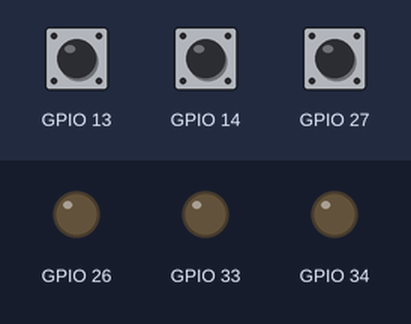
Bench run of a sketch on a simulated ESP32. On the bench: output pins drawn as LEDs (lit = HIGH). The inputs (shaded band) are chosen by the test bench; at power-on: GPIO 13 HIGH, GPIO 14 HIGH, GPIO 27 HIGH. What the sketch prints to the serial monitor is not drawn.

Above: at 1.2 s.
1.3 s: GPIO 13 pulled LOW for 0.15 s
At 1.37 s:
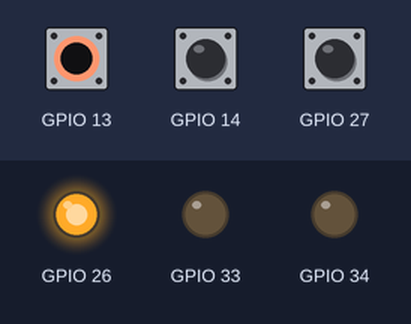
2.9 s: GPIO 14 pulled LOW for 0.15 s
At 4.1 s:
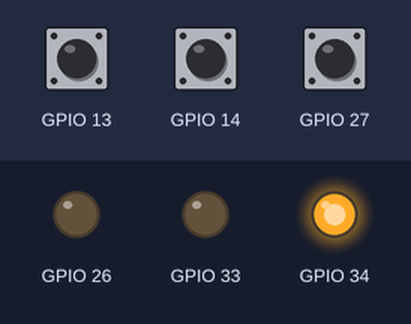
4.5 s: GPIO 27 pulled LOW for 0.15 s
At 4.57 s:
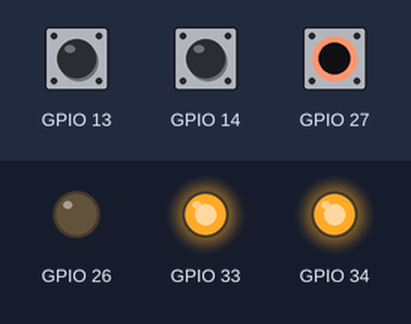
6.1 s: GPIO 13 pulled LOW for 1 s
At 6.5 s:
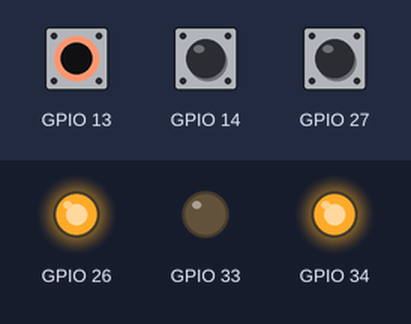
8.6 s: GPIO 13 pulled LOW for 3.2 s
At 13.0 s:
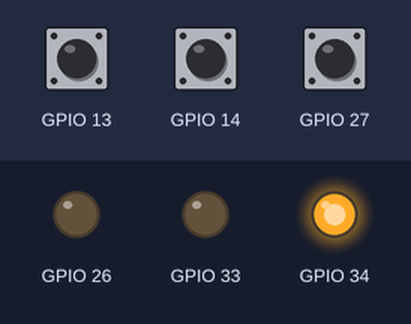
13.3 s: GPIO 27 pulled LOW for 3.2 s
At 14.2 s:
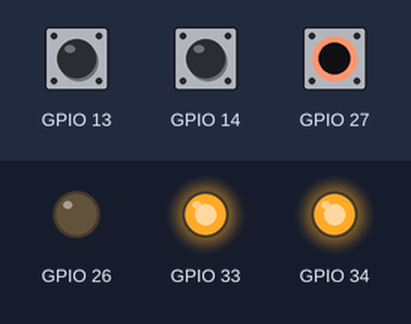
Timing chart, 0 to 18.0 s (numbered marks = the images above; inputs shaded):
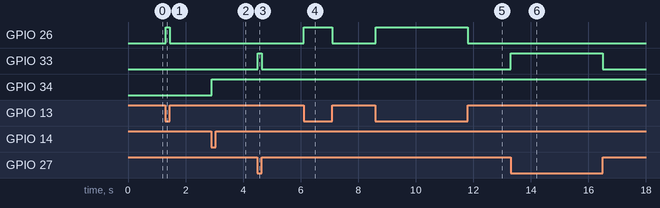

Measured:
- after the input at 1.3 s, GPIO 26: LOW → HIGH at once, → LOW 0.15 s later
- after the input at 2.9 s, GPIO 34: LOW → HIGH at once
- after the input at 4.5 s, GPIO 33: LOW → HIGH at once, → LOW 0.15 s later
- after the input at 6.1 s, GPIO 26: LOW → HIGH at once, → LOW 1.0 s later
- after the input at 8.6 s, GPIO 26: LOW → HIGH at once, → LOW 3.2 s later
- after the input at 13.3 s, GPIO 33: LOW → HIGH at once, → LOW 3.2 s later

The sketch:

TRIPLE_TOUCH_LIGHT.ino
```cpp
void setup() {
  // put your setup code here, to run once:
  Serial.begin(115200);
  Serial.println("Triple Touch Light Using ESP32");
  pinMode(33, OUTPUT);
  pinMode(34, OUTPUT);
  pinMode(26, OUTPUT);
}

void loop() {
  // put your main code here, to run repeatedly:
  if(touchRead(27) < 40){
    Serial.print("Value1: ");
    Serial.print(touchRead(27));
    Serial.println("RED LIGHT ON");
    Serial.println("  ");
    digitalWrite(33, HIGH);

  }else if(touchRead(14) < 40){
    Serial.print("Value2: ");
    Serial.print(touchRead(14));
    Serial.println("GREEN LIGHT ON");
    Serial.println("  ");
    digitalWrite(34, HIGH);

  }else if(touchRead(13) < 40){
    Serial.print("Value3: ");
    Serial.print(touchRead(13));
    Serial.println("BLUE LIGHT ON");
    Serial.println("  ");
    digitalWrite(26, HIGH);

  }else{
    Serial.print("Value1: ");
    Serial.println(touchRead(27));
    digitalWrite(33, LOW);
    Serial.print("Value2: ");
    Serial.println(touchRead(14));
    digitalWrite(25, LOW);
    Serial.print("Value3: ");
    Serial.println(touchRead(13));
    digitalWrite(26, LOW);
    Serial.println("ALL LIGHTS OFF");
  }
}
```
